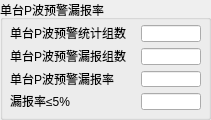
   <widget class="QGroupBox" name="groupBox_5">
    <property name="geometry">
     <rect>
      <x>560</x>
      <y>360</y>
      <width>211</width>
      <height>120</height>
     </rect>
    </property>
    <property name="title">
     <string>单台P波预警漏报率</string>
    </property>
    <widget class="QLabel" name="label_29">
     <property name="geometry">
      <rect>
       <x>10</x>
       <y>25</y>
       <width>128</width>
       <height>16</height>
      </rect>
     </property>
     <property name="text">
      <string>单台P波预警统计组数</string>
     </property>
    </widget>
    <widget class="QLabel" name="label_30">
     <property name="geometry">
      <rect>
       <x>10</x>
       <y>48</y>
       <width>128</width>
       <height>16</height>
      </rect>
     </property>
     <property name="text">
      <string>单台P波预警漏报组数</string>
     </property>
    </widget>
    <widget class="QLabel" name="label_31">
     <property name="geometry">
      <rect>
       <x>10</x>
       <y>71</y>
       <width>116</width>
       <height>16</height>
      </rect>
     </property>
     <property name="text">
      <string>单台P波预警漏报率</string>
     </property>
    </widget>
    <widget class="QLabel" name="label_32">
     <property name="geometry">
      <rect>
       <x>10</x>
       <y>93</y>
       <width>99</width>
       <height>16</height>
      </rect>
     </property>
     <property name="text">
      <string>漏报率≤5%</string>
     </property>
    </widget>
    <widget class="QLineEdit" name="single_p_warning_miss_sum">
     <property name="geometry">
      <rect>
       <x>141</x>
       <y>25</y>
       <width>60</width>
       <height>17</height>
      </rect>
     </property>
     <property name="readOnly">
      <bool>true</bool>
     </property>
    </widget>
    <widget class="QLineEdit" name="single_p_warning_miss_cnt">
     <property name="geometry">
      <rect>
       <x>141</x>
       <y>48</y>
       <width>60</width>
       <height>17</height>
      </rect>
     </property>
     <property name="readOnly">
      <bool>true</bool>
     </property>
    </widget>
    <widget class="QLineEdit" name="single_p_warning_miss_rate">
     <property name="geometry">
      <rect>
       <x>141</x>
       <y>71</y>
       <width>60</width>
       <height>16</height>
      </rect>
     </property>
     <property name="readOnly">
      <bool>true</bool>
     </property>
    </widget>
    <widget class="QLineEdit" name="single_p_warning_miss_pass">
     <property name="geometry">
      <rect>
       <x>141</x>
       <y>93</y>
       <width>60</width>
       <height>17</height>
      </rect>
     </property>
     <property name="readOnly">
      <bool>true</bool>
     </property>
    </widget>
   </widget>
